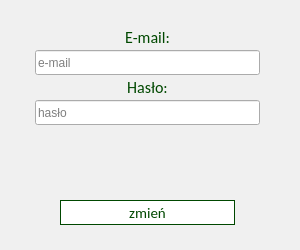
<?xml version="1.0" encoding="UTF-8"?>
<ui version="4.0">
 <class>Accont_Data_Change</class>
 <widget class="QMainWindow" name="Accont_Data_Change">
  <property name="enabled">
   <bool>true</bool>
  </property>
  <property name="geometry">
   <rect>
    <x>0</x>
    <y>0</y>
    <width>300</width>
    <height>250</height>
   </rect>
  </property>
  <property name="minimumSize">
   <size>
    <width>300</width>
    <height>250</height>
   </size>
  </property>
  <property name="maximumSize">
   <size>
    <width>300</width>
    <height>250</height>
   </size>
  </property>
  <property name="windowTitle">
   <string>Zmiana danych</string>
  </property>
  <property name="styleSheet">
   <string notr="true">QMainWindow {
background: rgb(240, 240, 240);
}

QPushButton#LogWin_Button_log{
 background-color: white;
 border: 1px solid rgb(0, 72, 0);
 font-family: Calibri; 
color: rgb(0, 72, 0); 
font-size: 15px;
}

QPushButton:pressed#LogWin_Button_log{ 
background-color: rgb(0, 72, 0); 
font-family: Calibri;
 color: rgb(240, 240, 240);
font-size: 15px; 
font-weight: 700;
}

QPushButton{
 background-color: white;
 border: 1px solid rgb(0, 72, 0);
 font-family: Calibri; 
color: rgb(0, 72, 0); 
font-size: 12px;
}

QPushButton:pressed{ 
background-color: rgb(0, 72, 0); 
font-family: Calibri;
 color: rgb(240, 240, 240);
font-size: 12px; 
font-weight: 700;
}

QLabel{ 
color:  rgb(0, 72, 0); 
font-family: Calibri; 
font-size: 16px;
}

QLabel#LogWin_Text_redallert{ 
color:  rgb(227, 6,19); 
font-family: Calibri; 
font-size: 16px;
}

QCheckBox{ 
color:  rgb(0, 72, 0); 
font-family: Calibri; 
font-size: 16px;
}

QCheckBox:disabled{ 
color:  rgb(170, 170, 170); 
font-family: Calibri; 
font-size: 16px;
}



/*QPushButton:disabled{ background-color: yellow; }*/
/*QPushButton:focus:pressed{ background-color: black; }*/
/*QPushButton:focus{ background-color: green; }*/
/*QPushButton:hover{ background-color: red; }*/
/*QPushButton:checked{ background-color: pink; }*/</string>
  </property>
  <property name="dockOptions">
   <set>QMainWindow::AllowTabbedDocks</set>
  </property>
  <widget class="QWidget" name="centralwidget">
   <widget class="QLabel" name="LogWin_Text_log">
    <property name="geometry">
     <rect>
      <x>60</x>
      <y>25</y>
      <width>175</width>
      <height>25</height>
     </rect>
    </property>
    <property name="text">
     <string>E-mail:</string>
    </property>
    <property name="alignment">
     <set>Qt::AlignCenter</set>
    </property>
   </widget>
   <widget class="QPushButton" name="LogWin_Button_log">
    <property name="geometry">
     <rect>
      <x>60</x>
      <y>200</y>
      <width>175</width>
      <height>25</height>
     </rect>
    </property>
    <property name="text">
     <string>zmień</string>
    </property>
   </widget>
   <widget class="QLabel" name="LogWin_Text_pswd">
    <property name="geometry">
     <rect>
      <x>60</x>
      <y>75</y>
      <width>175</width>
      <height>25</height>
     </rect>
    </property>
    <property name="text">
     <string>Hasło:</string>
    </property>
    <property name="alignment">
     <set>Qt::AlignCenter</set>
    </property>
   </widget>
   <widget class="QLineEdit" name="LogWin_Edit_log">
    <property name="geometry">
     <rect>
      <x>35</x>
      <y>50</y>
      <width>225</width>
      <height>25</height>
     </rect>
    </property>
    <property name="inputMask">
     <string/>
    </property>
    <property name="text">
     <string/>
    </property>
    <property name="maxLength">
     <number>32767</number>
    </property>
    <property name="placeholderText">
     <string>e-mail</string>
    </property>
   </widget>
   <widget class="QLineEdit" name="LogWin_Edit_pswd">
    <property name="geometry">
     <rect>
      <x>35</x>
      <y>100</y>
      <width>225</width>
      <height>25</height>
     </rect>
    </property>
    <property name="inputMask">
     <string/>
    </property>
    <property name="maxLength">
     <number>32767</number>
    </property>
    <property name="placeholderText">
     <string>hasło</string>
    </property>
   </widget>
   <widget class="QLabel" name="LogWin_Text_redallert">
    <property name="geometry">
     <rect>
      <x>35</x>
      <y>138</y>
      <width>230</width>
      <height>50</height>
     </rect>
    </property>
    <property name="text">
     <string/>
    </property>
    <property name="alignment">
     <set>Qt::AlignHCenter|Qt::AlignTop</set>
    </property>
    <property name="wordWrap">
     <bool>true</bool>
    </property>
   </widget>
  </widget>
 </widget>
 <resources/>
 <connections/>
</ui>
